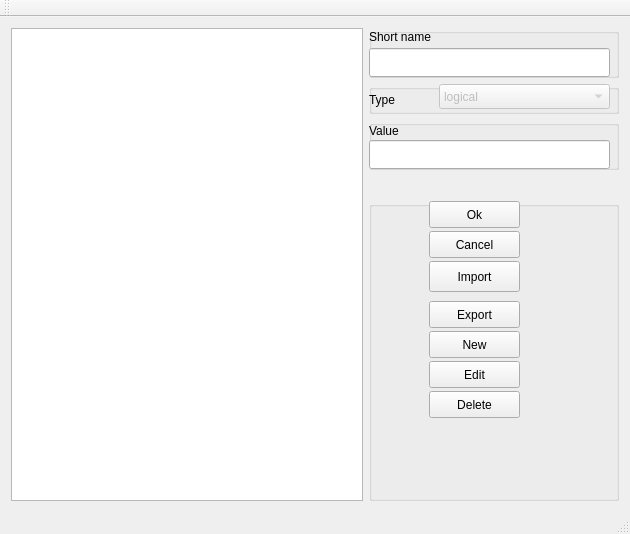
<?xml version="1.0" encoding="UTF-8"?>
<ui version="4.0">
 <class>AttrWindow</class>
 <widget class="QMainWindow" name="AttrWindow">
  <property name="geometry">
   <rect>
    <x>0</x>
    <y>0</y>
    <width>630</width>
    <height>534</height>
   </rect>
  </property>
  <property name="windowTitle">
   <string>AttrWindow</string>
  </property>
  <widget class="QWidget" name="centralWidget">
   <layout class="QHBoxLayout" name="horizontalLayout_2">
    <item>
     <layout class="QHBoxLayout" name="horizontalLayout">
      <item>
       <widget class="QListWidget" name="listWidgetAttributes"/>
      </item>
      <item>
       <layout class="QVBoxLayout" name="verticalLayout_2">
        <item>
         <widget class="QGroupBox" name="groupBox_2">
          <property name="minimumSize">
           <size>
            <width>250</width>
            <height>50</height>
           </size>
          </property>
          <property name="title">
           <string/>
          </property>
          <widget class="QLabel" name="labelShortName">
           <property name="geometry">
            <rect>
             <x>0</x>
             <y>0</y>
             <width>121</width>
             <height>17</height>
            </rect>
           </property>
           <property name="text">
            <string>Short name</string>
           </property>
          </widget>
          <widget class="QLineEdit" name="lineEditShortName">
           <property name="geometry">
            <rect>
             <x>0</x>
             <y>20</y>
             <width>241</width>
             <height>29</height>
            </rect>
           </property>
           <property name="readOnly">
            <bool>true</bool>
           </property>
          </widget>
         </widget>
        </item>
        <item>
         <widget class="QGroupBox" name="groupBox_3">
          <property name="minimumSize">
           <size>
            <width>0</width>
            <height>30</height>
           </size>
          </property>
          <property name="title">
           <string/>
          </property>
          <widget class="QLabel" name="labelType">
           <property name="geometry">
            <rect>
             <x>0</x>
             <y>0</y>
             <width>71</width>
             <height>31</height>
            </rect>
           </property>
           <property name="text">
            <string>Type</string>
           </property>
          </widget>
          <widget class="QComboBox" name="comboBoxType">
           <property name="enabled">
            <bool>false</bool>
           </property>
           <property name="geometry">
            <rect>
             <x>70</x>
             <y>0</y>
             <width>171</width>
             <height>25</height>
            </rect>
           </property>
           <property name="editable">
            <bool>false</bool>
           </property>
           <item>
            <property name="text">
             <string>logical</string>
            </property>
           </item>
           <item>
            <property name="text">
             <string>numeric</string>
            </property>
           </item>
           <item>
            <property name="text">
             <string>string</string>
            </property>
           </item>
          </widget>
         </widget>
        </item>
        <item>
         <widget class="QGroupBox" name="groupBox_4">
          <property name="minimumSize">
           <size>
            <width>0</width>
            <height>50</height>
           </size>
          </property>
          <property name="title">
           <string/>
          </property>
          <widget class="QLabel" name="labelValue">
           <property name="geometry">
            <rect>
             <x>0</x>
             <y>0</y>
             <width>81</width>
             <height>21</height>
            </rect>
           </property>
           <property name="text">
            <string>Value</string>
           </property>
          </widget>
          <widget class="QLineEdit" name="lineEditValue">
           <property name="geometry">
            <rect>
             <x>0</x>
             <y>20</y>
             <width>241</width>
             <height>29</height>
            </rect>
           </property>
           <property name="readOnly">
            <bool>true</bool>
           </property>
          </widget>
         </widget>
        </item>
        <item>
         <spacer name="verticalSpacer">
          <property name="orientation">
           <enum>Qt::Vertical</enum>
          </property>
          <property name="sizeHint" stdset="0">
           <size>
            <width>20</width>
            <height>40</height>
           </size>
          </property>
         </spacer>
        </item>
        <item>
         <widget class="QGroupBox" name="groupBox">
          <property name="minimumSize">
           <size>
            <width>0</width>
            <height>300</height>
           </size>
          </property>
          <property name="title">
           <string/>
          </property>
          <widget class="QPushButton" name="buttonOk">
           <property name="geometry">
            <rect>
             <x>60</x>
             <y>0</y>
             <width>91</width>
             <height>27</height>
            </rect>
           </property>
           <property name="text">
            <string>Ok</string>
           </property>
          </widget>
          <widget class="QPushButton" name="buttonCancel">
           <property name="geometry">
            <rect>
             <x>60</x>
             <y>30</y>
             <width>91</width>
             <height>27</height>
            </rect>
           </property>
           <property name="text">
            <string>Cancel</string>
           </property>
          </widget>
          <widget class="QPushButton" name="buttonExport">
           <property name="geometry">
            <rect>
             <x>60</x>
             <y>100</y>
             <width>91</width>
             <height>27</height>
            </rect>
           </property>
           <property name="text">
            <string>Export</string>
           </property>
          </widget>
          <widget class="QPushButton" name="buttonNewAttribute">
           <property name="geometry">
            <rect>
             <x>60</x>
             <y>130</y>
             <width>91</width>
             <height>27</height>
            </rect>
           </property>
           <property name="text">
            <string>New</string>
           </property>
          </widget>
          <widget class="QPushButton" name="buttonEditAttribute">
           <property name="geometry">
            <rect>
             <x>60</x>
             <y>160</y>
             <width>91</width>
             <height>27</height>
            </rect>
           </property>
           <property name="text">
            <string>Edit</string>
           </property>
          </widget>
          <widget class="QPushButton" name="buttonDeleteAttribute">
           <property name="geometry">
            <rect>
             <x>60</x>
             <y>190</y>
             <width>91</width>
             <height>27</height>
            </rect>
           </property>
           <property name="text">
            <string>Delete</string>
           </property>
          </widget>
          <widget class="QPushButton" name="buttonImport">
           <property name="geometry">
            <rect>
             <x>60</x>
             <y>60</y>
             <width>91</width>
             <height>31</height>
            </rect>
           </property>
           <property name="text">
            <string>Import</string>
           </property>
          </widget>
          <zorder>buttonCancel</zorder>
          <zorder>buttonOk</zorder>
          <zorder>buttonExport</zorder>
          <zorder>buttonNewAttribute</zorder>
          <zorder>buttonEditAttribute</zorder>
          <zorder>buttonDeleteAttribute</zorder>
          <zorder>buttonImport</zorder>
         </widget>
        </item>
       </layout>
      </item>
     </layout>
    </item>
   </layout>
  </widget>
  <widget class="QMenuBar" name="menuBar">
   <property name="geometry">
    <rect>
     <x>0</x>
     <y>0</y>
     <width>630</width>
     <height>21</height>
    </rect>
   </property>
  </widget>
  <widget class="QToolBar" name="mainToolBar">
   <attribute name="toolBarArea">
    <enum>TopToolBarArea</enum>
   </attribute>
   <attribute name="toolBarBreak">
    <bool>false</bool>
   </attribute>
  </widget>
  <widget class="QStatusBar" name="statusBar"/>
 </widget>
 <layoutdefault spacing="6" margin="11"/>
 <tabstops>
  <tabstop>lineEditShortName</tabstop>
  <tabstop>comboBoxType</tabstop>
  <tabstop>buttonOk</tabstop>
  <tabstop>buttonCancel</tabstop>
  <tabstop>buttonExport</tabstop>
  <tabstop>buttonNewAttribute</tabstop>
  <tabstop>buttonEditAttribute</tabstop>
  <tabstop>buttonDeleteAttribute</tabstop>
  <tabstop>listWidgetAttributes</tabstop>
 </tabstops>
 <resources/>
 <connections/>
</ui>
